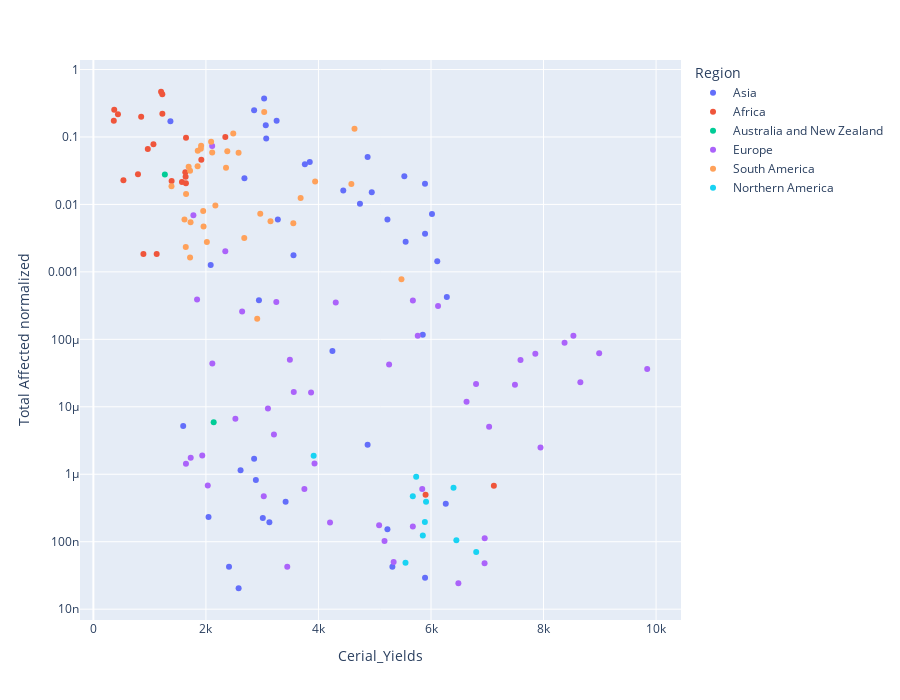

Notebook code for this chart:
### Code cell
df = px.data.gapminder()
fig = px.scatter(Affected_dataset, x='Cerial_Yields'
                 , y='Total Affected normalized', 
            color="Region", hover_name="Country Name",hover_data= ['Year'],
           log_x=False, log_y=True)

fig["layout"].pop("updatemenus") # optional, drop animation buttons
fig.update_layout(width=900, height=700)
fig.write_html("scatter_gdpc.html")
fig.show()

fig.write_html("Cerial_Yields.html")

### Figure 1 — Plotly figure (JSON) as saved in the notebook; plotly's stock layout.template omitted (floating-point values rounded to 4 significant figures)
{"data": [{"customdata": [[1993], [1996], [1997], [1999], [2000], [2000], [2002], [2002], [2002], [2003], [2005], [2005], [2005], [2007], [2007], [2008], [2008], [2008], [2009], [2009], [2010], [2010], [2010], [2012], [2013], [2013], [2013], [2014], [2015], [2015], [2015], [2015], [2015], [2016], [2016], [2016], [2017], [2017], [2018], [2018], [2019], [2019]], "hovertemplate": "<b>%{hovertext}</b><br><br>Region=Asia<br>Cerial_Yields=%{x}<br>Total Affected normalized=%{y}<br>Year=%{customdata[0]}<extra></extra>", "hovertext": ["India", "Pakistan", "Vietnam", "China", "Georgia", "Uzbekistan", "China", "China", "Vietnam", "Indonesia", "China", "China", "Pakistan", "Cyprus", "Turkiye", "China", "Japan", "Thailand", "India", "Kyrgyz Republic", "China", "Japan", "Thailand", "Thailand", "China", "China", "Japan", "China", "Indonesia", "India", "India", "Pakistan", "Philippines", "China", "India", "Sri Lanka", "China", "India", "India", "Pakistan", "India", "Sri Lanka"], "legendgroup": "Asia", "marker": {"color": "#636efa", "symbol": "circle"}, "mode": "markers", "name": "Asia", "orientation": "v", "showlegend": true, "type": "scatter", "x": [2085.0, 2046.0, 3758.0, 4947.0, 1369, 2684.0, 4874.0, 4874.0, 4441.0, 4248.0, 5226.0, 5226.0, 2616.0, 1596.0, 2410.0, 5549.0, 6262.0, 3064.0, 2581.0, 3034.0, 5526.0, 5854.0, 3071.0, 3257.0, 5894.0, 5894.0, 6282.0, 5893.0, 5314.0, 2856.0, 2856.0, 2942.0, 3556.0, 6018.0, 3011.0, 3845.0, 6111.0, 3128.0, 3278.0, 2887.0, 3416.0, 4737.0], "xaxis": "x", "y": [0.001268, 2.332e-07, 0.03944, 0.01517, 0.1707, 0.02434, 0.05042, 2.734e-06, 0.01612, 6.724e-05, 0.005963, 1.534e-07, 1.147e-06, 5.214e-06, 4.257e-08, 0.002793, 3.67e-07, 0.1485, 2.043e-08, 0.3715, 0.02616, 0.0001171, 0.09495, 0.1735, 0.003668, 2.934e-08, 0.0004237, 0.02021, 4.246e-08, 0.2495, 1.699e-06, 0.0003792, 0.001763, 0.007206, 2.241e-07, 0.04245, 0.001432, 1.949e-07, 0.00599, 8.192e-07, 3.904e-07, 0.01019], "yaxis": "y"}, {"customdata": [[1993], [1994], [1995], [1998], [1999], [2002], [2002], [2005], [2005], [2005], [2006], [2008], [2011], [2011], [2011], [2014], [2015], [2015], [2015], [2015], [2016], [2017], [2018]], "hovertemplate": "<b>%{hovertext}</b><br><br>Region=Africa<br>Cerial_Yields=%{x}<br>Total Affected normalized=%{y}<br>Year=%{customdata[0]}<extra></extra>", "hovertext": ["Mauritania", "Kenya", "Egypt, Arab Rep.", "Burkina Faso", "Uganda", "Guinea-Bissau", "Uganda", "Kenya", "Niger", "Uganda", "Mali", "Mozambique", "Niger", "Senegal", "Tanzania", "Burkina Faso", "Egypt, Arab Rep.", "Ethiopia", "Gambia, The", "Namibia", "Eswatini", "Zimbabwe", "Senegal"], "legendgroup": "Africa", "marker": {"color": "#EF553B", "symbol": "circle"}, "mode": "markers", "name": "Africa", "orientation": "v", "showlegend": true, "type": "scatter", "x": [849, 1918.0, 5904.0, 889, 1634.0, 1067.0, 1639.0, 1646.0, 436.6, 1574.0, 1125.0, 533.5, 362.8, 966.9, 1390.0, 1226.0, 7117.0, 2345.0, 792.6, 370.7, 1225.0, 1203.0, 1644.0], "xaxis": "x", "y": [0.1996, 0.04592, 4.987e-07, 0.001848, 0.03007, 0.07778, 0.02564, 0.09765, 0.2165, 0.02147, 0.001835, 0.02289, 0.1736, 0.06601, 0.02219, 0.2201, 6.754e-07, 0.09954, 0.02801, 0.2541, 0.4306, 0.4678, 0.02055], "yaxis": "y"}, {"customdata": [[1995], [2014]], "hovertemplate": "<b>%{hovertext}</b><br><br>Region=Australia and New Zealand<br>Cerial_Yields=%{x}<br>Total Affected normalized=%{y}<br>Year=%{customdata[0]}<extra></extra>", "hovertext": ["Australia", "Australia"], "legendgroup": "Australia and New Zealand", "marker": {"color": "#00cc96", "symbol": "circle"}, "mode": "markers", "name": "Australia and New Zealand", "orientation": "v", "showlegend": true, "type": "scatter", "x": [1270, 2138.0], "xaxis": "x", "y": [0.02778, 5.921e-06], "yaxis": "y"}, {"customdata": [[1995], [1998], [2000], [2000], [2001], [2003], [2003], [2003], [2003], [2003], [2003], [2003], [2003], [2003], [2003], [2004], [2005], [2006], [2006], [2006], [2006], [2006], [2006], [2006], [2007], [2007], [2007], [2007], [2007], [2007], [2007], [2007], [2010], [2011], [2012], [2013], [2015], [2015], [2018], [2019], [2019], [2019], [2019], [2019], [2019], [2019], [2019]], "hovertemplate": "<b>%{hovertext}</b><br><br>Region=Europe<br>Cerial_Yields=%{x}<br>Total Affected normalized=%{y}<br>Year=%{customdata[0]}<extra></extra>", "hovertext": ["Spain", "Italy", "Greece", "Moldova", "Russian Federation", "Austria", "Belgium", "Germany", "Spain", "France", "United Kingdom", "Italy", "Luxembourg", "Portugal", "Russian Federation", "Spain", "Portugal", "Belgium", "Germany", "Spain", "France", "Netherlands", "Portugal", "Romania", "Austria", "Bulgaria", "Greece", "Hungary", "Italy", "Moldova", "Romania", "Slovak Republic", "Russian Federation", "Italy", "Moldova", "United Kingdom", "Belgium", "France", "Spain", "Austria", "Belgium", "Germany", "Spain", "France", "United Kingdom", "Italy", "Netherlands"], "legendgroup": "Europe", "marker": {"color": "#ab63fa", "symbol": "circle"}, "mode": "markers", "name": "Europe", "orientation": "v", "showlegend": true, "type": "scatter", "x": [1730.0, 5078.0, 3869.0, 2033.0, 1935.0, 5255.0, 8531.0, 5764.0, 3251.0, 6125.0, 7033.0, 4307.0, 5678, 2643.0, 1777.0, 3750.0, 2114, 8373.0, 6487.0, 3028.0, 6800.0, 7854.0, 3209, 3102.0, 5844.0, 2524.0, 3930.0, 3492, 5174, 2111.0, 1645.0, 3561.0, 1843.0, 5677.0, 2344.0, 6632.0, 9842.0, 7590.0, 4206.0, 6954.0, 8988.0, 6952, 3446.0, 7492.0, 7946, 5336.0, 8654.0], "xaxis": "x", "y": [1.762e-06, 1.757e-07, 1.629e-05, 6.838e-07, 1.891e-06, 4.248e-05, 0.0001132, 0.0001133, 0.0003577, 0.0003131, 5.046e-06, 0.0003505, 0.0003764, 0.0002578, 0.006913, 6.058e-07, 4.399e-05, 8.912e-05, 2.428e-08, 4.73e-07, 2.181e-05, 6.118e-05, 3.896e-06, 9.437e-06, 6.027e-07, 6.627e-06, 1.448e-06, 4.972e-05, 1.027e-07, 0.0732, 1.437e-06, 1.656e-05, 0.0003902, 1.684e-07, 0.002028, 1.185e-05, 3.637e-05, 4.921e-05, 1.923e-07, 1.126e-07, 6.232e-05, 4.814e-08, 4.243e-08, 2.129e-05, 2.484e-06, 5.023e-08, 2.306e-05], "yaxis": "y"}, {"customdata": [[1998], [1999], [2000], [2001], [2001], [2001], [2004], [2004], [2005], [2007], [2008], [2008], [2009], [2009], [2009], [2012], [2012], [2012], [2013], [2013], [2013], [2013], [2014], [2014], [2014], [2014], [2014], [2014], [2016], [2018], [2018], [2018], [2019]], "hovertemplate": "<b>%{hovertext}</b><br><br>Region=South America<br>Cerial_Yields=%{x}<br>Total Affected normalized=%{y}<br>Year=%{customdata[0]}<extra></extra>", "hovertext": ["Brazil", "Paraguay", "Bolivia", "Brazil", "Nicaragua", "El Salvador", "Bolivia", "Honduras", "Paraguay", "Brazil", "Bolivia", "Paraguay", "Ecuador", "Honduras", "Paraguay", "Brazil", "Honduras", "Paraguay", "Bolivia", "Bolivia", "Ecuador", "Paraguay", "Bolivia", "Brazil", "Guatemala", "Honduras", "Nicaragua", "El Salvador", "Bolivia", "Honduras", "El Salvador", "Uruguay", "Argentina"], "legendgroup": "South America", "marker": {"color": "#FFA15A", "symbol": "circle"}, "mode": "markers", "name": "South America", "orientation": "v", "showlegend": true, "type": "scatter", "x": [2580.0, 1951.0, 1642.0, 3148.0, 1693.0, 1910.0, 1619.0, 1388.0, 2168.0, 3553.0, 2016.0, 2681.0, 2966.0, 1727.0, 2357.0, 4584.0, 1647.0, 3036.0, 1718.0, 1718.0, 2912.0, 3683.0, 1958.0, 4640.0, 2092.0, 1855.0, 1914.0, 2486.0, 2111.0, 1852.0, 2380.0, 3941.0, 5475.0], "xaxis": "x", "y": [0.05847, 0.007959, 0.002328, 0.005611, 0.0362, 0.0668, 0.005968, 0.01862, 0.009675, 0.005242, 0.002783, 0.003189, 0.007292, 0.005437, 0.03507, 0.02, 0.01422, 0.235, 0.03168, 0.001628, 0.0002013, 0.01249, 0.004688, 0.1327, 0.08493, 0.06263, 0.07409, 0.1127, 0.05904, 0.03676, 0.0616, 0.02188, 0.0007796], "yaxis": "y"}, {"customdata": [[1998], [1999], [2000], [2001], [2002], [2005], [2006], [2011], [2012], [2018]], "hovertemplate": "<b>%{hovertext}</b><br><br>Region=Northern America<br>Cerial_Yields=%{x}<br>Total Affected normalized=%{y}<br>Year=%{customdata[0]}<extra></extra>", "hovertext": ["United States", "United States", "United States", "United States", "United States", "United States", "United States", "United States", "United States", "Canada"], "legendgroup": "Northern America", "marker": {"color": "#19d3f3", "symbol": "circle"}, "mode": "markers", "name": "Northern America", "orientation": "v", "showlegend": true, "type": "scatter", "x": [5676.0, 5736.0, 5854.0, 5891.0, 5547.0, 6451.0, 6400.0, 6804.0, 5912.0, 3915.0], "xaxis": "x", "y": [4.713e-07, 9.21e-07, 1.24e-07, 1.965e-07, 4.867e-08, 1.049e-07, 6.301e-07, 7.061e-08, 3.919e-07, 1.889e-06], "yaxis": "y"}], "layout": {"height": 700, "legend": {"title": {"text": "Region"}, "tracegroupgap": 0}, "margin": {"t": 60}, "width": 900, "xaxis": {"anchor": "y", "autorange": true, "domain": [0, 1], "range": [-239.5, 10440.0], "title": {"text": "Cerial_Yields"}, "type": "linear"}, "yaxis": {"anchor": "x", "autorange": true, "domain": [0, 1], "range": [-8.16, 0.1407], "title": {"text": "Total Affected normalized"}, "type": "log"}}}
